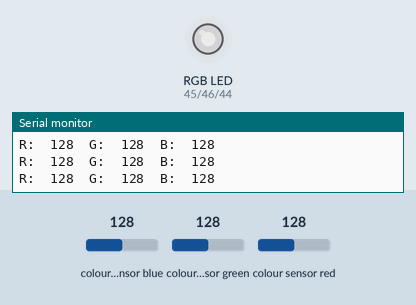
Simulated run of this sketch. Board: Arduino Mega 2560, built with avr-gcc and run on an emulated ATmega2560. Shown: an RGB LED mixed from three pins (HIGH = lit), the last lines printed to the serial monitor. Inputs (shaded band) come from the test bench; at power-on: colour sensor blue 128, colour sensor green 128, colour sensor red 128. Dim RGB values are drawn brighter than linear.

Above: at 1.3 s.
1.4 s: colour sensor blue set to 5
At 2.6 s:
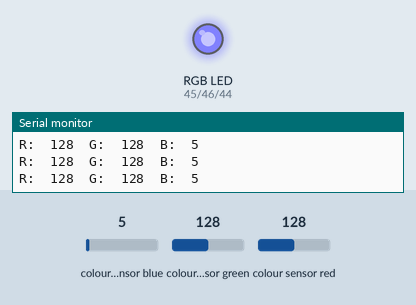
2.9 s: colour sensor green set to 5
At 3.4 s:
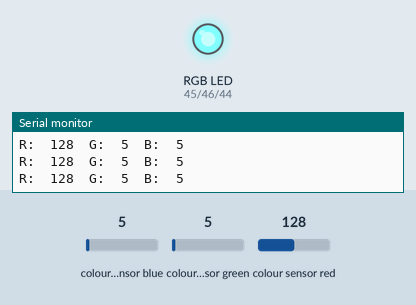
4.4 s: colour sensor red set to 5
At 4.8 s:
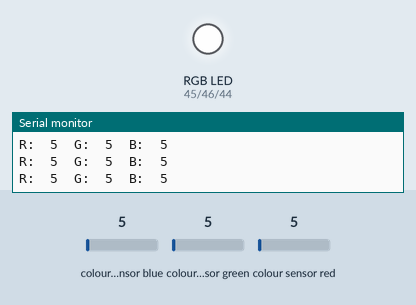
5.9 s: colour sensor blue set to 64
At 6.5 s:
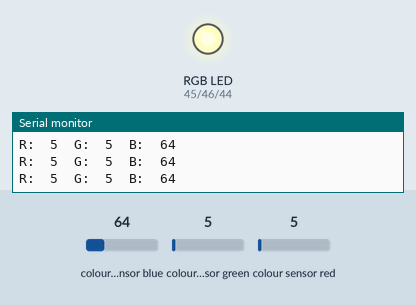
7.4 s: colour sensor green set to 64
At 7.8 s:
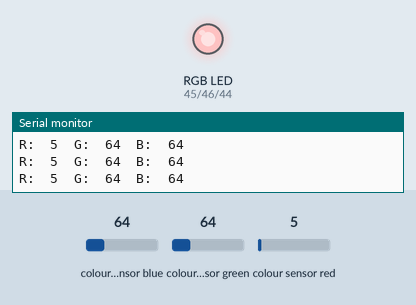
8.9 s: colour sensor red set to 64
At 9.6 s:
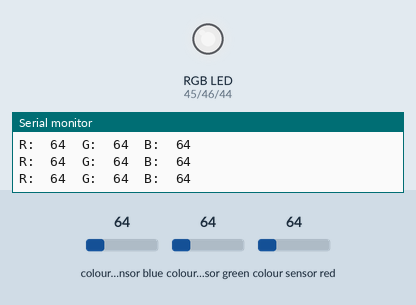
Timing chart, 0 to 11.4 s (numbered marks = the images above; inputs shaded):
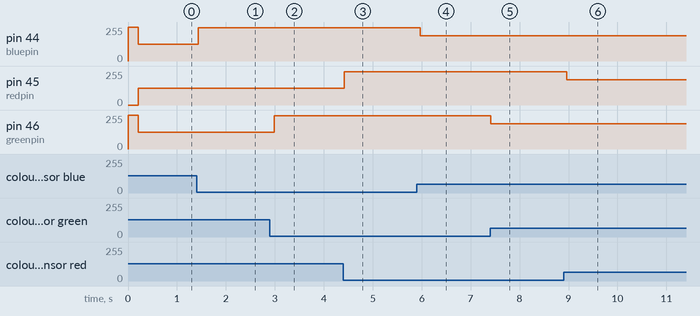

The sketch:

rgb.ino
```cpp
#include "Adafruit_TCS34725.h"

Adafruit_TCS34725 tcs = Adafruit_TCS34725(TCS34725_INTEGRATIONTIME_50MS, TCS34725_GAIN_4X);

#define redpin 45
#define greenpin 46
#define bluepin 44


void setup() {
  Serial.begin(9600);
  Serial.println("Sensor Test");


  if (tcs.begin()) {
    Serial.println("Found sensor");
  } else {
    Serial.println("No TCS34725 found ... check your connections");
    while (1); // halt!
  }

  pinMode(redpin, OUTPUT);
  pinMode(greenpin, OUTPUT);
  pinMode(bluepin, OUTPUT);

  // Start with light red
  set_RGBi(255, 0, 0);
  delay(100);
}

void loop() {
  float red, green, blue;

  delay(60);  // takes 50ms to read
  tcs.getRGB(&red, &green, &blue);

  Serial.print("R:\t"); Serial.print(int(red));
  Serial.print("\tG:\t"); Serial.print(int(green));
  Serial.print("\tB:\t"); Serial.print(int(blue));
  Serial.print("\n");

  set_RGBi(int(red), int(green), int(blue));
}


void set_RGB(int r, int g, int b){
  // Set RGB LED pins based on low=bright (default)
  analogWrite(redpin, r);
  analogWrite(greenpin, g);
  analogWrite(bluepin, b);
}


void set_RGBi(int r, int g, int b){
  // Set RGB LED pins based on high=bright
  set_RGB(255-r, 255-g, 255-b);
}
```

Measured:
- after the input at 1.4 s, pin 44 (bluepin): 127/255 → 250/255 at once
- after the input at 2.9 s, pin 46 (greenpin): 127/255 → 250/255 after 0.08 s
- after the input at 4.4 s, pin 45 (redpin): 127/255 → 250/255 at once
- after the input at 5.9 s, pin 44 (bluepin): 250/255 → 191/255 after 0.07 s
- after the input at 7.4 s, pin 46 (greenpin): 250/255 → 191/255 at once
- after the input at 8.9 s, pin 45 (redpin): 250/255 → 191/255 after 0.06 s
